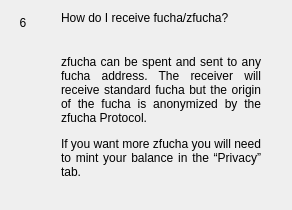
                  <widget class="QWidget" name="widgetFaq6" native="true">
                   <layout class="QHBoxLayout" name="horizontalpage_6" stretch="0,1">
                    <item alignment="Qt::AlignTop">
                     <widget class="QLabel" name="labelNumber6">
                      <property name="minimumSize">
                       <size>
                        <width>24</width>
                        <height>24</height>
                       </size>
                      </property>
                      <property name="maximumSize">
                       <size>
                        <width>16777215</width>
                        <height>24</height>
                       </size>
                      </property>
                      <property name="text">
                       <string>6</string>
                      </property>
                      <property name="alignment">
                       <set>Qt::AlignCenter</set>
                      </property>
                     </widget>
                    </item>
                    <item>
                     <layout class="QVBoxLayout" name="verticalLayoutpage_6">
                      <property name="spacing">
                       <number>0</number>
                      </property>
                      <property name="leftMargin">
                       <number>20</number>
                      </property>
                      <property name="rightMargin">
                       <number>20</number>
                      </property>
                      <item>
                       <widget class="QLabel" name="labelSubtitle6">
                        <property name="text">
                         <string>How do I receive fucha/zfucha?</string>
                        </property>
                        <property name="wordWrap">
                         <bool>true</bool>
                        </property>
                       </widget>
                      </item>
                      <item>
                       <spacer name="verticalSpacer_60">
                        <property name="orientation">
                         <enum>Qt::Vertical</enum>
                        </property>
                        <property name="sizeType">
                         <enum>QSizePolicy::Fixed</enum>
                        </property>
                        <property name="sizeHint" stdset="0">
                         <size>
                          <width>20</width>
                          <height>30</height>
                         </size>
                        </property>
                       </spacer>
                      </item>
                      <item>
                       <widget class="QLabel" name="labelContent6">
                        <property name="text">
                         <string>
                           &lt;html&gt;&lt;head/&gt;&lt;body&gt;&lt;p align=&quot;justify&quot;&gt;
                           zfucha can be spent and sent to any fucha address. The receiver will
                           receive standard fucha but the origin of the fucha is anonymized by the zfucha Protocol.
                           &lt;/p&gt;&lt;p align=&quot;justify&quot;&gt;
                           If you want more zfucha you will need to mint your balance in the “Privacy” tab.
                           &lt;/p&gt;&lt;/body&gt;&lt;/html&gt;
                         </string>
                        </property>
                        <property name="alignment">
                         <set>Qt::AlignLeading|Qt::AlignLeft|Qt::AlignTop</set>
                        </property>
                        <property name="wordWrap">
                         <bool>true</bool>
                        </property>
                       </widget>
                      </item>
                      <item>
                       <spacer name="verticalSpacer_61">
                        <property name="orientation">
                         <enum>Qt::Vertical</enum>
                        </property>
                        <property name="sizeHint" stdset="0">
                         <size>
                          <width>20</width>
                          <height>20</height>
                         </size>
                        </property>
                       </spacer>
                      </item>
                     </layout>
                    </item>
                   </layout>
                  </widget>
